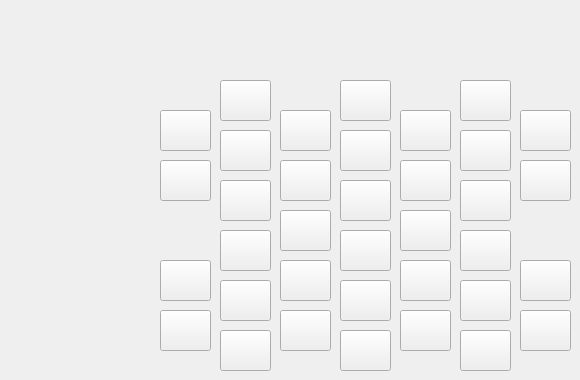
            <widget class="QWidget" name="tab_3">
             <attribute name="title">
              <string>ABCs</string>
             </attribute>
             <widget class="QPushButton" name="Act14_4">
              <property name="geometry">
               <rect>
                <x>400</x>
                <y>160</y>
                <width>51</width>
                <height>41</height>
               </rect>
              </property>
              <property name="text">
               <string/>
              </property>
              <property name="checkable">
               <bool>true</bool>
              </property>
             </widget>
             <widget class="QPushButton" name="Act24_4">
              <property name="geometry">
               <rect>
                <x>340</x>
                <y>280</y>
                <width>51</width>
                <height>41</height>
               </rect>
              </property>
              <property name="text">
               <string/>
              </property>
              <property name="checkable">
               <bool>true</bool>
              </property>
             </widget>
             <widget class="QPushButton" name="Act2_4">
              <property name="geometry">
               <rect>
                <x>220</x>
                <y>80</y>
                <width>51</width>
                <height>41</height>
               </rect>
              </property>
              <property name="text">
               <string/>
              </property>
              <property name="checkable">
               <bool>true</bool>
              </property>
             </widget>
             <widget class="QPushButton" name="Act7_4">
              <property name="geometry">
               <rect>
                <x>280</x>
                <y>110</y>
                <width>51</width>
                <height>41</height>
               </rect>
              </property>
              <property name="text">
               <string/>
              </property>
              <property name="checkable">
               <bool>true</bool>
              </property>
             </widget>
             <widget class="QPushButton" name="Act25_4">
              <property name="geometry">
               <rect>
                <x>400</x>
                <y>260</y>
                <width>51</width>
                <height>41</height>
               </rect>
              </property>
              <property name="text">
               <string/>
              </property>
              <property name="checkable">
               <bool>true</bool>
              </property>
             </widget>
             <widget class="QPushButton" name="Act20_4">
              <property name="geometry">
               <rect>
                <x>400</x>
                <y>210</y>
                <width>51</width>
                <height>41</height>
               </rect>
              </property>
              <property name="text">
               <string/>
              </property>
              <property name="checkable">
               <bool>true</bool>
              </property>
             </widget>
             <widget class="QPushButton" name="Act33_4">
              <property name="geometry">
               <rect>
                <x>520</x>
                <y>310</y>
                <width>51</width>
                <height>41</height>
               </rect>
              </property>
              <property name="text">
               <string/>
              </property>
              <property name="checkable">
               <bool>true</bool>
              </property>
             </widget>
             <widget class="QPushButton" name="Act13_4">
              <property name="geometry">
               <rect>
                <x>340</x>
                <y>180</y>
                <width>51</width>
                <height>41</height>
               </rect>
              </property>
              <property name="text">
               <string/>
              </property>
              <property name="checkable">
               <bool>true</bool>
              </property>
             </widget>
             <widget class="QPushButton" name="Act5_4">
              <property name="geometry">
               <rect>
                <x>160</x>
                <y>160</y>
                <width>51</width>
                <height>41</height>
               </rect>
              </property>
              <property name="text">
               <string/>
              </property>
              <property name="checkable">
               <bool>true</bool>
              </property>
             </widget>
             <widget class="QPushButton" name="Act27_4">
              <property name="geometry">
               <rect>
                <x>160</x>
                <y>310</y>
                <width>51</width>
                <height>41</height>
               </rect>
              </property>
              <property name="text">
               <string/>
              </property>
              <property name="checkable">
               <bool>true</bool>
              </property>
             </widget>
             <widget class="QPushButton" name="Act22_4">
              <property name="geometry">
               <rect>
                <x>220</x>
                <y>280</y>
                <width>51</width>
                <height>41</height>
               </rect>
              </property>
              <property name="text">
               <string/>
              </property>
              <property name="checkable">
               <bool>true</bool>
              </property>
             </widget>
             <widget class="QPushButton" name="Act23_4">
              <property name="geometry">
               <rect>
                <x>280</x>
                <y>260</y>
                <width>51</width>
                <height>41</height>
               </rect>
              </property>
              <property name="text">
               <string/>
              </property>
              <property name="checkable">
               <bool>true</bool>
              </property>
             </widget>
             <widget class="QPushButton" name="Act30_4">
              <property name="geometry">
               <rect>
                <x>340</x>
                <y>330</y>
                <width>51</width>
                <height>41</height>
               </rect>
              </property>
              <property name="text">
               <string/>
              </property>
              <property name="checkable">
               <bool>true</bool>
              </property>
             </widget>
             <widget class="QPushButton" name="Act31_4">
              <property name="geometry">
               <rect>
                <x>400</x>
                <y>310</y>
                <width>51</width>
                <height>41</height>
               </rect>
              </property>
              <property name="text">
               <string/>
              </property>
              <property name="checkable">
               <bool>true</bool>
              </property>
             </widget>
             <widget class="QPushButton" name="Act3_4">
              <property name="geometry">
               <rect>
                <x>340</x>
                <y>80</y>
                <width>51</width>
                <height>41</height>
               </rect>
              </property>
              <property name="text">
               <string/>
              </property>
              <property name="checkable">
               <bool>true</bool>
              </property>
             </widget>
             <widget class="QPushButton" name="Act10_4">
              <property name="geometry">
               <rect>
                <x>460</x>
                <y>130</y>
                <width>51</width>
                <height>41</height>
               </rect>
              </property>
              <property name="text">
               <string/>
              </property>
              <property name="checkable">
               <bool>true</bool>
              </property>
             </widget>
             <widget class="QPushButton" name="Act16_4">
              <property name="geometry">
               <rect>
                <x>160</x>
                <y>260</y>
                <width>51</width>
                <height>41</height>
               </rect>
              </property>
              <property name="text">
               <string/>
              </property>
              <property name="checkable">
               <bool>true</bool>
              </property>
             </widget>
             <widget class="QPushButton" name="Act18_4">
              <property name="geometry">
               <rect>
                <x>280</x>
                <y>210</y>
                <width>51</width>
                <height>41</height>
               </rect>
              </property>
              <property name="text">
               <string/>
              </property>
              <property name="checkable">
               <bool>true</bool>
              </property>
             </widget>
             <widget class="QPushButton" name="Act36_4">
              <property name="geometry">
               <rect>
                <x>520</x>
                <y>110</y>
                <width>51</width>
                <height>41</height>
               </rect>
              </property>
              <property name="text">
               <string/>
              </property>
              <property name="checkable">
               <bool>true</bool>
              </property>
             </widget>
             <widget class="QPushButton" name="Act6_4">
              <property name="geometry">
               <rect>
                <x>220</x>
                <y>130</y>
                <width>51</width>
                <height>41</height>
               </rect>
              </property>
              <property name="text">
               <string/>
              </property>
              <property name="checkable">
               <bool>true</bool>
              </property>
             </widget>
             <widget class="QPushButton" name="Act4_4">
              <property name="geometry">
               <rect>
                <x>460</x>
                <y>80</y>
                <width>51</width>
                <height>41</height>
               </rect>
              </property>
              <property name="text">
               <string/>
              </property>
              <property name="checkable">
               <bool>true</bool>
              </property>
             </widget>
             <widget class="QPushButton" name="Act17_4">
              <property name="geometry">
               <rect>
                <x>220</x>
                <y>230</y>
                <width>51</width>
                <height>41</height>
               </rect>
              </property>
              <property name="text">
               <string/>
              </property>
              <property name="checkable">
               <bool>true</bool>
              </property>
             </widget>
             <widget class="QPushButton" name="Act28_4">
              <property name="geometry">
               <rect>
                <x>220</x>
                <y>330</y>
                <width>51</width>
                <height>41</height>
               </rect>
              </property>
              <property name="text">
               <string/>
              </property>
              <property name="checkable">
               <bool>true</bool>
              </property>
             </widget>
             <widget class="QPushButton" name="Act29_4">
              <property name="geometry">
               <rect>
                <x>280</x>
                <y>310</y>
                <width>51</width>
                <height>41</height>
               </rect>
              </property>
              <property name="text">
               <string/>
              </property>
              <property name="checkable">
               <bool>true</bool>
              </property>
             </widget>
             <widget class="QPushButton" name="Act34_4">
              <property name="geometry">
               <rect>
                <x>520</x>
                <y>260</y>
                <width>51</width>
                <height>41</height>
               </rect>
              </property>
              <property name="text">
               <string/>
              </property>
              <property name="checkable">
               <bool>true</bool>
              </property>
             </widget>
             <widget class="QPushButton" name="Act32_4">
              <property name="geometry">
               <rect>
                <x>460</x>
                <y>330</y>
                <width>51</width>
                <height>41</height>
               </rect>
              </property>
              <property name="text">
               <string/>
              </property>
              <property name="checkable">
               <bool>true</bool>
              </property>
             </widget>
             <widget class="QPushButton" name="Act21_4">
              <property name="geometry">
               <rect>
                <x>460</x>
                <y>230</y>
                <width>51</width>
                <height>41</height>
               </rect>
              </property>
              <property name="text">
               <string/>
              </property>
              <property name="checkable">
               <bool>true</bool>
              </property>
             </widget>
             <widget class="QPushButton" name="Act15_4">
              <property name="geometry">
               <rect>
                <x>460</x>
                <y>180</y>
                <width>51</width>
                <height>41</height>
               </rect>
              </property>
              <property name="text">
               <string/>
              </property>
              <property name="checkable">
               <bool>true</bool>
              </property>
             </widget>
             <widget class="QPushButton" name="Act8_4">
              <property name="geometry">
               <rect>
                <x>340</x>
                <y>130</y>
                <width>51</width>
                <height>41</height>
               </rect>
              </property>
              <property name="text">
               <string/>
              </property>
              <property name="checkable">
               <bool>true</bool>
              </property>
             </widget>
             <widget class="QPushButton" name="Act26_4">
              <property name="geometry">
               <rect>
                <x>460</x>
                <y>280</y>
                <width>51</width>
                <height>41</height>
               </rect>
              </property>
              <property name="text">
               <string/>
              </property>
              <property name="checkable">
               <bool>true</bool>
              </property>
             </widget>
             <widget class="QPushButton" name="Act19_4">
              <property name="geometry">
               <rect>
                <x>340</x>
                <y>230</y>
                <width>51</width>
                <height>41</height>
               </rect>
              </property>
              <property name="text">
               <string/>
              </property>
              <property name="checkable">
               <bool>true</bool>
              </property>
             </widget>
             <widget class="QPushButton" name="Act35_4">
              <property name="geometry">
               <rect>
                <x>520</x>
                <y>160</y>
                <width>51</width>
                <height>41</height>
               </rect>
              </property>
              <property name="text">
               <string/>
              </property>
              <property name="checkable">
               <bool>true</bool>
              </property>
             </widget>
             <widget class="QPushButton" name="Act12_4">
              <property name="geometry">
               <rect>
                <x>280</x>
                <y>160</y>
                <width>51</width>
                <height>41</height>
               </rect>
              </property>
              <property name="text">
               <string/>
              </property>
              <property name="checkable">
               <bool>true</bool>
              </property>
              <property name="checked">
               <bool>false</bool>
              </property>
             </widget>
             <widget class="QPushButton" name="Act11_4">
              <property name="geometry">
               <rect>
                <x>220</x>
                <y>180</y>
                <width>51</width>
                <height>41</height>
               </rect>
              </property>
              <property name="text">
               <string/>
              </property>
              <property name="checkable">
               <bool>true</bool>
              </property>
             </widget>
             <widget class="QPushButton" name="Act1_4">
              <property name="geometry">
               <rect>
                <x>160</x>
                <y>110</y>
                <width>51</width>
                <height>41</height>
               </rect>
              </property>
              <property name="text">
               <string/>
              </property>
              <property name="checkable">
               <bool>true</bool>
              </property>
             </widget>
             <widget class="QPushButton" name="Act9_4">
              <property name="geometry">
               <rect>
                <x>400</x>
                <y>110</y>
                <width>51</width>
                <height>41</height>
               </rect>
              </property>
              <property name="text">
               <string/>
              </property>
              <property name="checkable">
               <bool>true</bool>
              </property>
             </widget>
            </widget>
